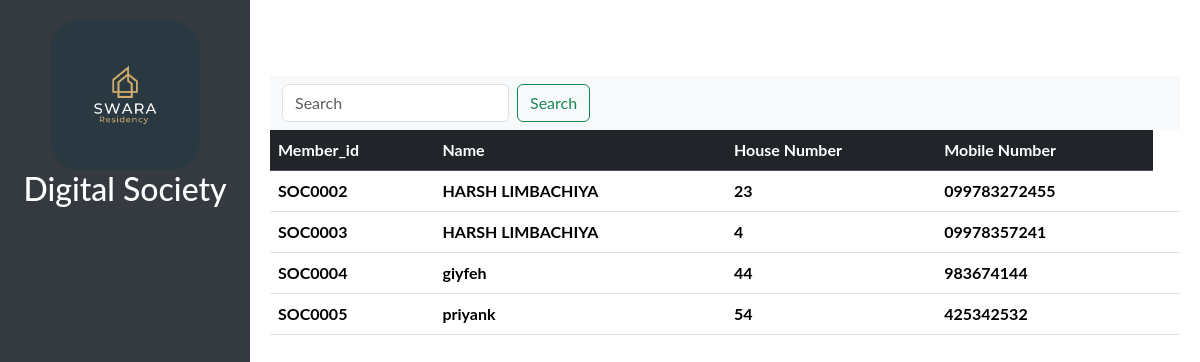
Page /member/ on the committed database.
### myapp/models.py (models this page shows, shortened)
class society_member(Basemodel):
    PREFIX = 'SOC'
    member_id = models.CharField(primary_key=True, blank=True,max_length=225)
    role = models.ForeignKey(Role, on_delete=models.CASCADE)
    name = models.CharField(max_length=225)
    house_number = models.CharField(max_length=225, blank=False, null=False, unique=True)
    mobile_number = models.CharField(max_length=225, blank=False, null=False, unique=True)
    email = models.EmailField(max_length=225,  blank=False, null=False, unique=True)
    password = models.CharField(blank=True, max_length=255)

### myapp/views.py (the view)
# urls.py: path('member/',views.member,name='member'),
def member(request):
    member_data= society_member.objects.all()
    if request.method=="POST":
        form_member = member_profile(request.POST)
        if form_member.is_valid():
            form_member.save()
            return redirect('member')
    else:
        form_member=member_profile()
    if request.GET.get('search'):
        member_data= society_member.objects.filter(name__icontains=request.GET.get('search'))
    context = {
        'member_data':member_data,
        'form_member':form_member,
        'member_search':member_data
    }
    return render(request,'myapp/member.html',context)

### myapp/forms.py
class member_profile(forms.ModelForm):
    class Meta:
        model  = society_member
        fields =  '__all__'

### myapp/models.py (called while the page is built)
    def __str__(self):
        return self.name

### myapp/templates/myapp/member.html (shortened to what this page needs)
{% include "myapp/base.html" %}
{% block content %}
<div class="main-content">
  <nav class="navbar bg-body-tertiary">
    <div class="container-fluid">
      <form class="d-flex" role="search">
        <input class="form-control me-2" type="search" name='search' placeholder="Search" aria-label="Search">
        <button class="btn btn-outline-success" type="submit">Search</button>
      </form>
    </div>
  </nav>
<table class="table">
    <thead class='table-dark'>
      <tr>
        <th scope="col">Member_id</th>
        <th scope="col">Name</th>
        <th scope="col">House Number</th>
        <th scope="col">Mobile Number</th>
      </tr>
    </thead>
    <tbody>
        {% for i in member_data %}
      <tr>
        <th>{{i.member_id}}</th>
        <th>{{i.name}}</th>
        <th>{{i.house_number}}</th>
        <th>{{i.mobile_number}}</th>
        <td>
      </td>
      </tr>
      {% endfor %}
    </tbody>
  </table>
  </div>
{% endblock  %}

### myapp/templates/myapp/base.html (style rules this page uses)
body { font-family: "Lato", sans-serif; margin: 0; padding: 0; }
.main-content { margin-left: 250px; padding: 20px; }

### rows in the picture
society_member: member_id "SOC0002", name "HARSH LIMBACHIYA", house_number "23", mobile_number "099783272455"
society_member: member_id "SOC0003", name "HARSH LIMBACHIYA", house_number "4", mobile_number "09978357241"
society_member: member_id "SOC0004", name "giyfeh", house_number "44", mobile_number "983674144"
society_member: member_id "SOC0005", name "priyank", house_number "54", mobile_number "425342532"
